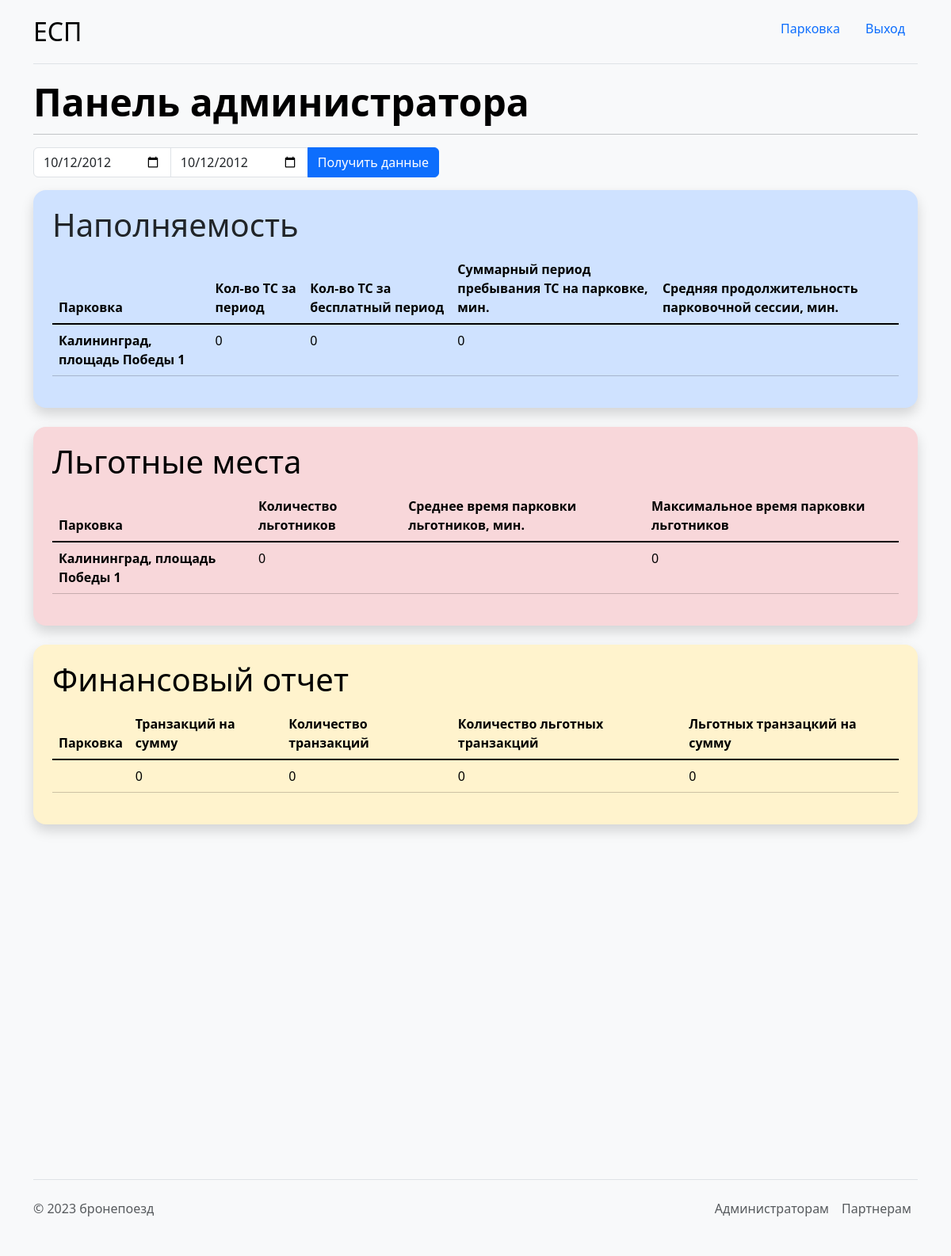
Page /panel (signed in) on the committed database.
### parkingapp/models.py (models this page shows, shortened)
class Parking(models.Model):
    lattitude = models.FloatField(default=0)
    longitude = models.FloatField(default=0)
    address = models.CharField(max_length=120, default='')
    registry_nubmer = models.PositiveIntegerField(default=0)
    max_parking_spaces = models.PositiveIntegerField(default=0)
    occupied_places = models.PositiveIntegerField(default=0)
    price_per_minute = models.PositiveIntegerField(default=0)
    change = models.DateTimeField(default=datetime(1, 1, 1, 0, 0, 0, tzinfo=None))

### parkingapp/views.py (the view, shortened to what this page needs)
# urls.py: path('panel', views.panel, name='panel'),
def panel(request):
    user = request.user
    if user.is_authenticated and user.rights == 2:
        parkings = Parking.objects.all()
        try:
            period_start = request.COOKIES['period_start']
            period_end = request.COOKIES['period_end']
            parks, fins = data(period_start, period_end)
        except:
            period_start = '2012-10-12'
            period_end = '2012-10-12'
            parks, fins = data(period_start, period_end)
        context = {
            'parkings': parks,
            'fins': fins,
            'start':  str(period_start)[:10],
            'end': str(period_end)[:10],
            'logged':check_logged(request)
        }
        return render(request, 'panel.html', context)
    else:
        return redirect(reverse('parkingapp:dont_have_access'))

### parkingapp/views.py (called while the page is built)
def check_logged(request):
    if request.user.is_authenticated:
        return True
    return False

### parkingapp/templates/panel.html (shortened to what this page needs)
{% extends 'base.html' %}
{% block content %}
<div class="container mx-auto">
  <h1 class="display-5 lh-1 fw-bold text-body-emphasis mb-3">Панель администратора</h1>
  <hr>
  <form method="post" class="col-6" style="max-width: 512px;">
    <div class="input-group mb-3">
      <input type="date" class="form-control" value="{{ start }}" name="period_start">
    <input type="date" class="form-control" value="{{ end }}" name="period_end">
    <button type="submit" class="btn btn-primary">Получить данные</button>
    </div>
  </form>
</div>
<div class="container mx-auto row">
  <div class="col-12  p-4 shadow rounded-4 mb-4" style="overflow: scroll; background-color: #cfe2ff;">
    <h1 class="display-7 lh-1 col-6 mb-3">Наполняемость</h1>
    <table class="table table-primary">
        <thead>
          <tr>
            <th scope="col">Парковка</th>
            <th scope="col">Кол-во ТС за период</th>
            <th scope="col">Кол-во ТС за бесплатный период</th>
            <th scope="col">Суммарный период пребывания ТС на парковке, мин.</th>
            <th scope="col">Средняя продолжительность парковочной сессии, мин.</th>
          </tr>
        </thead>
        <tbody class="table-group-divider">
          {% for park in parkings %}
          <tr>
            <th scope="row">{{ park.address }}</th>
            <td>{{ park.how_much_people_used }}</td>
            <td>{{ park.people_used_free_time }}</td>
            <td>{{ park.total_time }}</td>
            <td>{{ park.session_avarage_duration }}</td>
          </tr>
          {% endfor %}
        </tbody>
    </table>
  </div>
  <div class="col-12 mx-auto p-4 shadow rounded-4 mb-4" style="overflow: hidden; background-color: #f8d7da;">
    <h1 class="display-7 lh-1 col-6 text-body-emphasis mb-3">Льготные места</h1>
    <table class="table table-danger">
        <thead>
          <tr>
            <th scope="col">Парковка</th>
            <th scope="col">Количество льготников</th>
            <th scope="col">Среднее время парковки льготников, мин.</th>
            <th scope="col">Максимальное время парковки льготников</th>
          </tr>
        </thead>
        <tbody class="table-group-divider">
          {% for park in parkings %}
          <tr>
            <th scope="row">{{ park.address }}</th>
            <td>{{ park.with_benefits }}</td>
            <td>{{ park.benefits_session_avarage_duration }}</td>
            <td>{{ park.max_benefit_session }}</td>
          </tr>
          {% endfor %}
        </tbody>
    </table>
  </div>
  <div class="col-12 p-4 shadow rounded-4 mb-4" style="overflow: hidden; background-color: #fff3cd;">
    <h1 class="display-7 lh-1 text-body-emphasis mb-3">Финансовый отчет</h1>
    <table class="table table-warning">
        <thead>
          <tr>
            <th scope="col">Парковка</th>
            <th scope="col">Транзакций на сумму</th>
            <th scope="col">Количество транзакций</th>
            <th scope="col">Количество льготных транзакций</th>
            <th scope="col">Льготных транзацкий на сумму</th>
          </tr>
        </thead>
        <tbody class="table-group-divider">
          {% for el in fins %}
          <tr>
            <th scope="row">{{ el.address }}</th>
            <td>{{ el.total_price }}</td>
            <td>{{ el.how_much_people_used }}</td>
            <td>{{ el.with_benefits }}</td>
            <td>{{ el.benefits_price }}</td>
          </tr>
          {% endfor %}
        </tbody>
    </table>
  </div>
  <div id="map" style="width:500px; height:400px"></div>
</div>
{% endblock %}

### rows in the picture
Parking: address "Калининград, площадь Победы 1", address "Калининград, площадь Победы 1"

### other values in the picture
{{ park.how_much_people_used }} "0"
{{ park.people_used_free_time }} "0"
{{ park.total_time }} "0"
{{ park.with_benefits }} "0"
{{ park.max_benefit_session }} "0"
{{ el.total_price }} "0"
{{ el.how_much_people_used }} "0"
{{ el.with_benefits }} "0"
{{ el.benefits_price }} "0"
